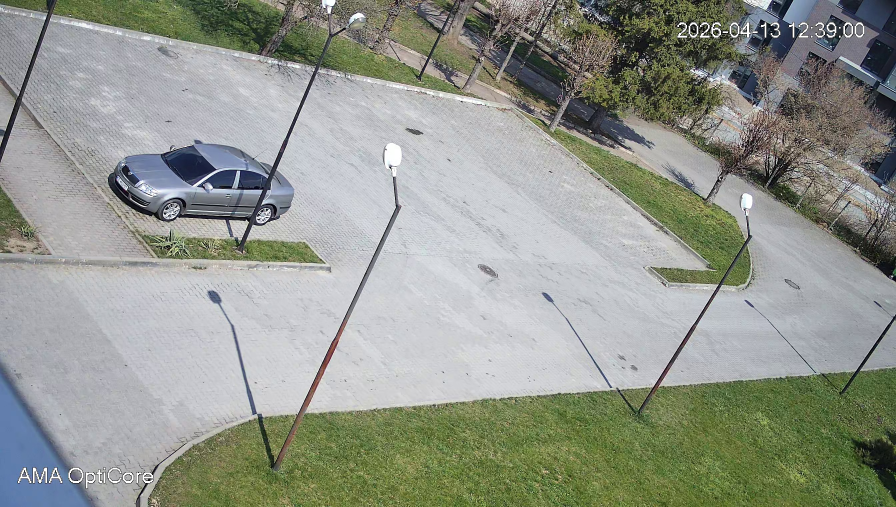
#> input picture .claude/worktrees/objective-chaplygin-cddc27/tools/input/frame_20260413_123902.jpg, 2688 x 1520 px (shown at 1/3 size); its folder holds only this picture in this run
$ python generate_bev.py -i input/frame_20260413_123902.jpg
#> lines starting #> are read from the running program, lines starting #| are printed output that depends on the picture; after the words box and inside, x2 and y2 are one past the last pixel; in counts of white or black regions, pixels touching at a corner belong together
### .claude/worktrees/objective-chaplygin-cddc27/config.py
"""Parking system configuration."""
from pathlib import Path

import numpy as np

_PROJECT_ROOT = Path(__file__).resolve().parent


class ParkingConfig:
    """Configuration for parking detection system."""

    # Perspective transform source points
    # Order: [Top-Left, Top-Right, Bottom-Right, Bottom-Left]
    SRC_POINTS = np.float32([
        [-303, -163],
        [2070, 339],
        [3165, 1062],
        [831, 1250]
    ])

    # Bird's Eye View dimensions
    BEV_WIDTH = 1200
    BEV_HEIGHT = 800

    # Car size in BEV (pixels)
    CAR_WIDTH = 150
    CAR_HEIGHT = 80

    # Grid scan step for free spot search
    CHECK_STEP = 20

    # Paths (absolute, resolved from project root)
    MODEL_PATH = str(_PROJECT_ROOT / "yolo11n.pt")
    MASK_PATH = str(_PROJECT_ROOT / "assets" / "parking_mask.png")
    ZONE_MASK_PATH = str(_PROJECT_ROOT / "assets" / "orientation_zones.png")

    # Camera
    # CAMERA_URL = "rtsp://admin:asertan12@192.168.0.172:5554/cam/realmonitor?channel=1&subtype=0"
    # CAMERA_URL = "rtsp://admin:asertan12@192.168.10.220/cam/realmonitor?channel=1&subtype=0"
    CAMERA_URL = "rtsp://admin:asertan12@192.168.0.120:5554/cam/realmonitor?channel=1&subtype=0"


    # YOLO settings
    VEHICLE_CLASSES = [2, 3, 5, 7]  # car, motorcycle, bus, truck
    CONF_THRESHOLD = 0.3

    @staticmethod
    def get_dst_points() -> np.ndarray:
        """Get destination points for BEV transformation."""
        return np.float32([
            [0, 0],
            [ParkingConfig.BEV_WIDTH, 0],
            [ParkingConfig.BEV_WIDTH, ParkingConfig.BEV_HEIGHT],
            [0, ParkingConfig.BEV_HEIGHT]
        ])

### .claude/worktrees/objective-chaplygin-cddc27/tools/generate_bev.py
"""Generate Bird's Eye View image from a frame for mask editing.

Reads input from tools/input/, writes output to tools/output/.

Usage:
    python tools/generate_bev.py

    # Custom input/output:
    python tools/generate_bev.py --input tools/input/frame.jpg --output tools/output/bev.png

    # Without grid:
    python tools/generate_bev.py --no-grid
"""
from __future__ import annotations

import argparse
import sys
from pathlib import Path

import cv2
import numpy as np

TOOLS_DIR = Path(__file__).resolve().parent
sys.path.insert(0, str(TOOLS_DIR.parent))

from config import ParkingConfig

INPUT_DIR = TOOLS_DIR / "input"
OUTPUT_DIR = TOOLS_DIR / "output"


def _draw_grid(img: np.ndarray, step: int = 50) -> np.ndarray:
    h, w = img.shape[:2]
    out = img.copy()
    color = (100, 100, 100)
    for x in range(0, w, step):
        cv2.line(out, (x, 0), (x, h - 1), color, 1)
        cv2.putText(out, str(x), (x + 2, 14), cv2.FONT_HERSHEY_SIMPLEX, 0.35, (150, 150, 150), 1)
    for y in range(0, h, step):
        cv2.line(out, (0, y), (w - 1, y), color, 1)
        cv2.putText(out, str(y), (2, y + 14), cv2.FONT_HERSHEY_SIMPLEX, 0.35, (150, 150, 150), 1)
    return out


def generate_bev(image_path: Path, output_path: Path, *, draw_grid: bool = True, grid_step: int = 50) -> None:
    img = cv2.imread(str(image_path))
    if img is None:
        raise FileNotFoundError(f"Could not read: {image_path}")

    cfg = ParkingConfig
    matrix = cv2.getPerspectiveTransform(
        np.asarray(cfg.SRC_POINTS, dtype=np.float32),
        cfg.get_dst_points(),
    )
    bev = cv2.warpPerspective(img, matrix, (cfg.BEV_WIDTH, cfg.BEV_HEIGHT))

    if draw_grid:
        bev = _draw_grid(bev, step=grid_step)

    output_path.parent.mkdir(parents=True, exist_ok=True)
    if not cv2.imwrite(str(output_path), bev):
        raise RuntimeError(f"Failed to write: {output_path}")

    print(f"Saved: {output_path}  ({cfg.BEV_WIDTH}x{cfg.BEV_HEIGHT})")
    print("Next steps:")
    print("  python tools/edit_parking_mask.py")
    print("  python tools/edit_orientation_zones.py")


def _default_input() -> Path:
    """Return the first image found in tools/input/, or raise."""
    for ext in ("*.jpg", "*.jpeg", "*.png"):
        matches = sorted(INPUT_DIR.glob(ext))
        if matches:
            return matches[0]
    raise FileNotFoundError(
        f"No images found in {INPUT_DIR}. "
        "Run tools/capture_frame.py first or place a frame in tools/input/."
    )


def main() -> int:
    parser = argparse.ArgumentParser(description="Generate BEV from a camera frame")
    parser.add_argument("--input", "-i", default=None, help="Input image path")
    parser.add_argument("--output", "-o", default=None, help="Output BEV image path")
    parser.add_argument("--no-grid", action="store_true", help="Disable grid overlay")
    parser.add_argument("--grid-step", type=int, default=50, help="Grid step in pixels")
    args = parser.parse_args()

    try:
        input_path = Path(args.input) if args.input else _default_input()
        output_path = Path(args.output) if args.output else OUTPUT_DIR / f"bev_{input_path.stem}.png"
        generate_bev(input_path, output_path, draw_grid=not args.no_grid, grid_step=args.grid_step)
#> in generate_bev, img is the input picture: shape (1520, 2688, 3); mean B, G, R 141.3, 150.5, 146.4
#> in generate_bev, `bev = cv2.warpPerspective(img, matrix, (cfg.BEV_WIDTH, cfg.BEV_HEIGHT))`:
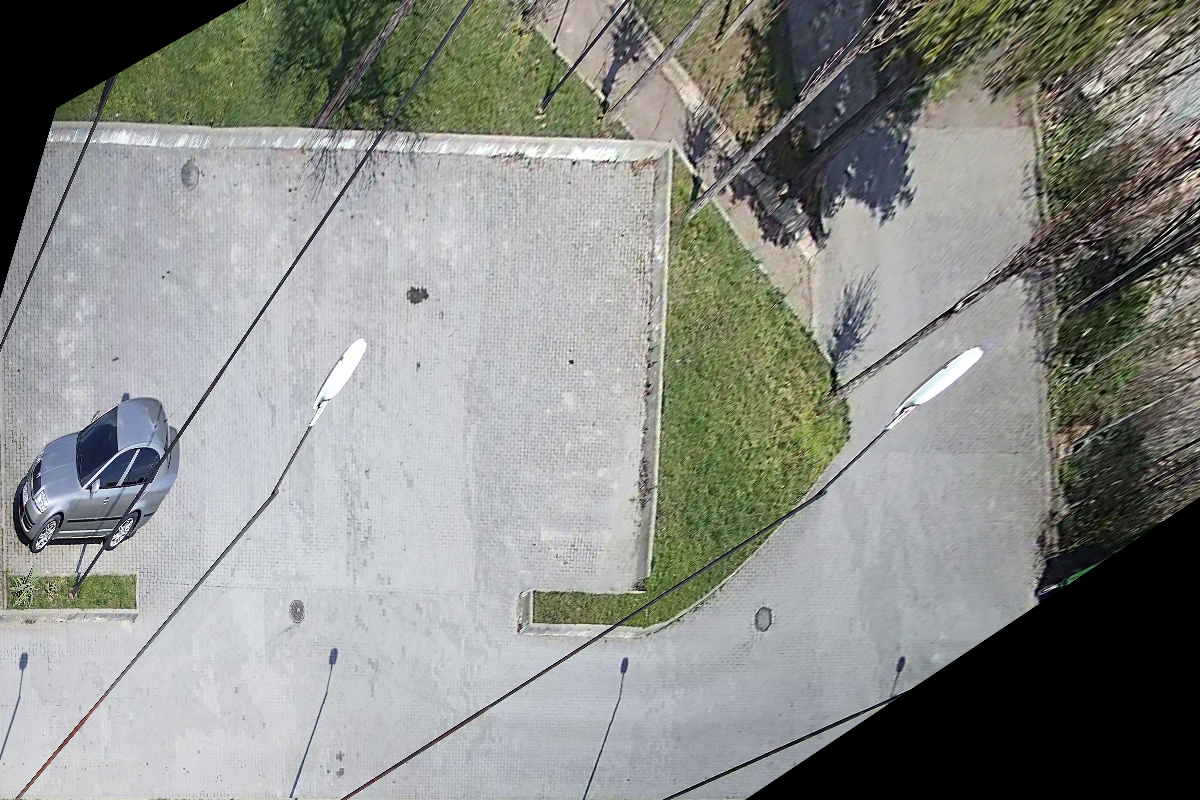
#> bev: shape (800, 1200, 3); mean B, G, R 136.1, 140.4, 138.3
#> after the loop in _draw_grid, `for x in range(0, w, step):`:
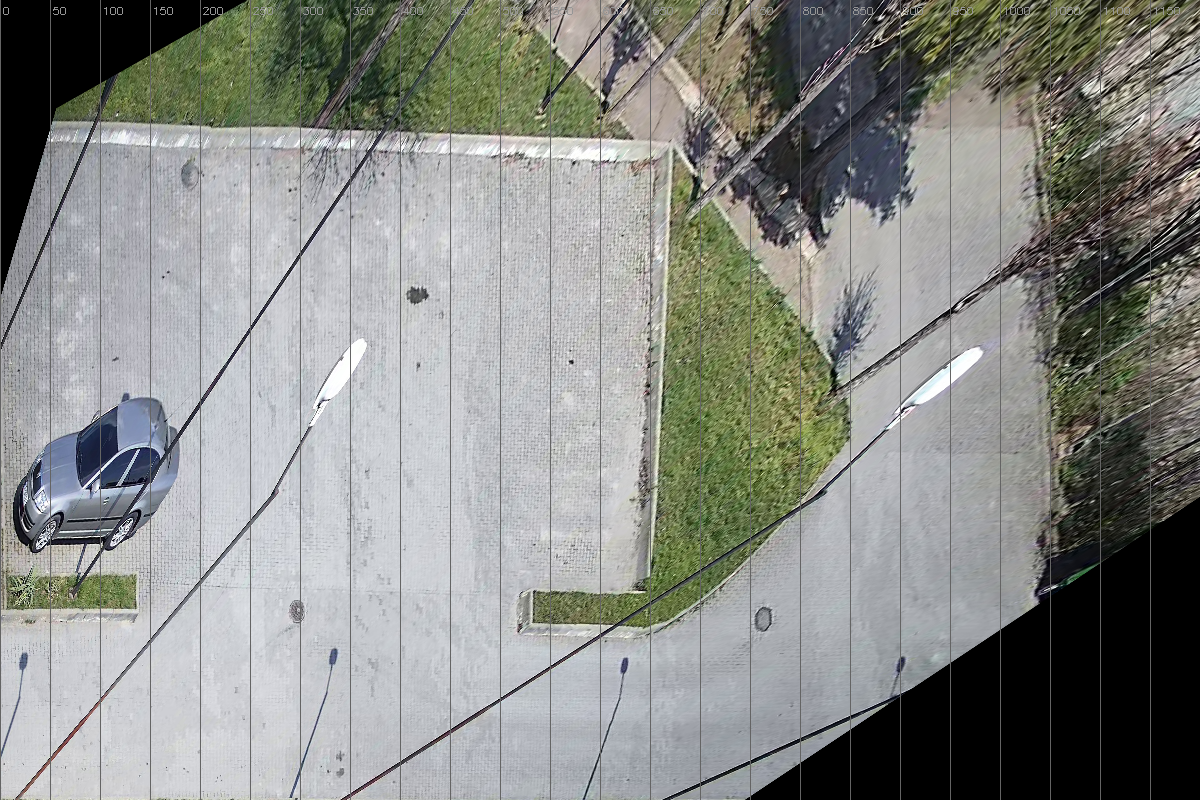
#> out: shape (800, 1200, 3); 2.14% of pixels changed, all inside (x1, y1, x2, y2) = (0, 0, 1180, 800)
#> after the loop in _draw_grid, `for y in range(0, h, step):`:
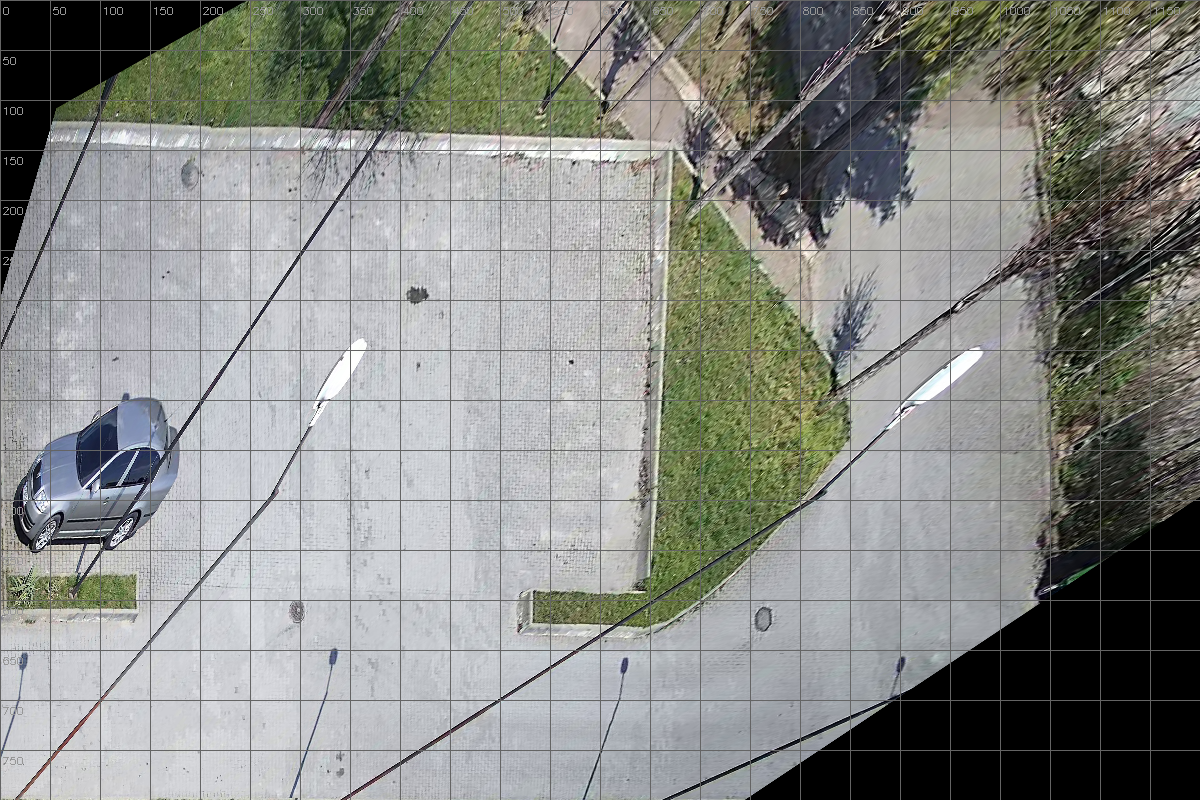
#> out: shape (800, 1200, 3); 2.05% of pixels changed, all inside (x1, y1, x2, y2) = (1, 0, 1200, 765)
    except Exception as e:
        print(f"ERROR: {e}")
        return 1

    return 0


if __name__ == "__main__":
    raise SystemExit(main())
#> (the program exits here)
